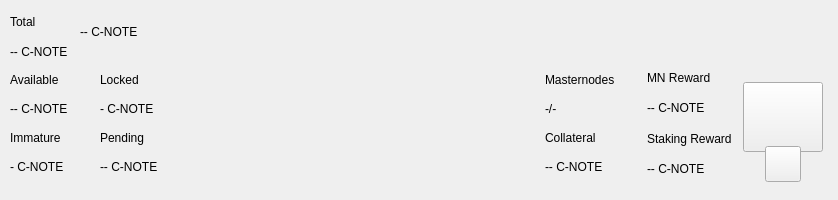
<?xml version="1.0" encoding="UTF-8"?>
<ui version="4.0">
 <class>TopBar</class>
 <widget class="QWidget" name="TopBar">
  <property name="geometry">
   <rect>
    <x>0</x>
    <y>0</y>
    <width>838</width>
    <height>200</height>
   </rect>
  </property>
  <property name="minimumSize">
   <size>
    <width>0</width>
    <height>200</height>
   </size>
  </property>
  <property name="maximumSize">
   <size>
    <width>16777215</width>
    <height>200</height>
   </size>
  </property>
  <property name="windowTitle">
   <string>Form</string>
  </property>
  <layout class="QVBoxLayout" name="verticalLayout_10" stretch="0">
   <property name="spacing">
    <number>0</number>
   </property>
   <property name="leftMargin">
    <number>0</number>
   </property>
   <property name="topMargin">
    <number>0</number>
   </property>
   <property name="rightMargin">
    <number>0</number>
   </property>
   <property name="bottomMargin">
    <number>0</number>
   </property>
   <item>
    <widget class="PFBorderImage" name="containerTop">
     <layout class="QVBoxLayout" name="verticalLayout_11">
      <property name="spacing">
       <number>0</number>
      </property>
      <property name="leftMargin">
       <number>0</number>
      </property>
      <property name="topMargin">
       <number>0</number>
      </property>
      <property name="rightMargin">
       <number>0</number>
      </property>
      <property name="bottomMargin">
       <number>0</number>
      </property>
      <item>
       <widget class="QWidget" name="top_container_2" native="true">
        <property name="minimumSize">
         <size>
          <width>0</width>
          <height>65</height>
         </size>
        </property>
        <layout class="QHBoxLayout" name="top_container">
         <property name="spacing">
          <number>0</number>
         </property>
         <property name="leftMargin">
          <number>10</number>
         </property>
         <property name="topMargin">
          <number>0</number>
         </property>
         <property name="rightMargin">
          <number>10</number>
         </property>
         <property name="bottomMargin">
          <number>0</number>
         </property>
         <item>
          <layout class="QHBoxLayout" name="horizontalLayout_4">
           <property name="spacing">
            <number>12</number>
           </property>
           <property name="rightMargin">
            <number>0</number>
           </property>
           <item>
            <widget class="QWidget" name="widgetAmount" native="true">
             <layout class="QVBoxLayout" name="verticalLayout_2">
              <property name="spacing">
               <number>2</number>
              </property>
              <property name="leftMargin">
               <number>0</number>
              </property>
              <property name="topMargin">
               <number>8</number>
              </property>
              <property name="rightMargin">
               <number>0</number>
              </property>
              <property name="bottomMargin">
               <number>0</number>
              </property>
              <item>
               <widget class="QLabel" name="labelTitle1">
                <property name="text">
                 <string>Total</string>
                </property>
               </widget>
              </item>
              <item>
               <widget class="QLabel" name="labelAmountCNote">
                <property name="text">
                 <string notr="true">-- C-NOTE</string>
                </property>
               </widget>
              </item>
             </layout>
            </widget>
           </item>
           <item alignment="Qt::AlignVCenter">
            <widget class="QWidget" name="widgetTopAmount" native="true">
             <property name="sizePolicy">
              <sizepolicy hsizetype="Preferred" vsizetype="Maximum">
               <horstretch>0</horstretch>
               <verstretch>0</verstretch>
              </sizepolicy>
             </property>
             <layout class="QHBoxLayout" name="horizontalLayout_5">
              <property name="spacing">
               <number>0</number>
              </property>
              <property name="leftMargin">
               <number>0</number>
              </property>
              <property name="topMargin">
               <number>0</number>
              </property>
              <property name="rightMargin">
               <number>0</number>
              </property>
              <property name="bottomMargin">
               <number>0</number>
              </property>
              <item alignment="Qt::AlignTop">
               <widget class="QLabel" name="labelAmountTopCNote">
                <property name="minimumSize">
                 <size>
                  <width>0</width>
                  <height>36</height>
                 </size>
                </property>
                <property name="styleSheet">
                 <string notr="true">padding:0px;margin:0px;</string>
                </property>
                <property name="text">
                 <string notr="true">-- C-NOTE</string>
                </property>
               </widget>
              </item>
             </layout>
            </widget>
           </item>
           <item>
            <spacer name="horizontalSpacer">
             <property name="orientation">
              <enum>Qt::Horizontal</enum>
             </property>
             <property name="sizeHint" stdset="0">
              <size>
               <width>40</width>
               <height>20</height>
              </size>
             </property>
            </spacer>
           </item>
           <item alignment="Qt::AlignRight">
            <widget class="QWidget" name="layoutSync" native="true">
             <property name="minimumSize">
              <size>
               <width>0</width>
               <height>36</height>
              </size>
             </property>
             <property name="maximumSize">
              <size>
               <width>16777215</width>
               <height>36</height>
              </size>
             </property>
             <layout class="QVBoxLayout" name="verticalLayout_9">
              <property name="leftMargin">
               <number>0</number>
              </property>
              <property name="topMargin">
               <number>0</number>
              </property>
              <property name="rightMargin">
               <number>0</number>
              </property>
              <property name="bottomMargin">
               <number>0</number>
              </property>
              <item>
               <widget class="ExpandableButton" name="pushButtonSync" native="true">
                <property name="minimumSize">
                 <size>
                  <width>36</width>
                  <height>36</height>
                 </size>
                </property>
                <property name="maximumSize">
                 <size>
                  <width>16777215</width>
                  <height>36</height>
                 </size>
                </property>
               </widget>
              </item>
             </layout>
            </widget>
           </item>
           <item>
            <widget class="ExpandableButton" name="pushButtonHDUpgrade" native="true">
             <property name="minimumSize">
              <size>
               <width>36</width>
               <height>36</height>
              </size>
             </property>
             <property name="maximumSize">
              <size>
               <width>16777215</width>
               <height>36</height>
              </size>
             </property>
            </widget>
           </item>
           <item>
            <widget class="ExpandableButton" name="pushButtonStack" native="true">
             <property name="minimumSize">
              <size>
               <width>36</width>
               <height>36</height>
              </size>
             </property>
             <property name="maximumSize">
              <size>
               <width>16777215</width>
               <height>36</height>
              </size>
             </property>
            </widget>
           </item>
           <item>
            <widget class="ExpandableButton" name="pushButtonConf" native="true">
             <property name="minimumSize">
              <size>
               <width>36</width>
               <height>36</height>
              </size>
             </property>
             <property name="maximumSize">
              <size>
               <width>16777215</width>
               <height>36</height>
              </size>
             </property>
            </widget>
           </item>
           <item>
            <widget class="ExpandableButton" name="pushButtonMasternodes" native="true">
             <property name="minimumSize">
              <size>
               <width>36</width>
               <height>36</height>
              </size>
             </property>
             <property name="maximumSize">
              <size>
               <width>16777215</width>
               <height>36</height>
              </size>
             </property>
            </widget>
           </item>
           <item>
            <widget class="ExpandableButton" name="pushButtonConnection" native="true">
             <property name="minimumSize">
              <size>
               <width>36</width>
               <height>36</height>
              </size>
             </property>
             <property name="maximumSize">
              <size>
               <width>16777215</width>
               <height>36</height>
              </size>
             </property>
            </widget>
           </item>
           <item>
            <widget class="ExpandableButton" name="pushButtonTor" native="true">
             <property name="minimumSize">
              <size>
               <width>36</width>
               <height>36</height>
              </size>
             </property>
             <property name="maximumSize">
              <size>
               <width>16777215</width>
               <height>36</height>
              </size>
             </property>
            </widget>
           </item>
           <item>
            <widget class="ExpandableButton" name="pushButtonLock" native="true">
             <property name="sizePolicy">
              <sizepolicy hsizetype="Expanding" vsizetype="Expanding">
               <horstretch>0</horstretch>
               <verstretch>0</verstretch>
              </sizepolicy>
             </property>
             <property name="minimumSize">
              <size>
               <width>36</width>
               <height>0</height>
              </size>
             </property>
             <property name="maximumSize">
              <size>
               <width>16777215</width>
               <height>36</height>
              </size>
             </property>
            </widget>
           </item>
           <item>
            <widget class="ExpandableButton" name="pushButtonTheme" native="true">
             <property name="minimumSize">
              <size>
               <width>36</width>
               <height>36</height>
              </size>
             </property>
             <property name="maximumSize">
              <size>
               <width>16777215</width>
               <height>36</height>
              </size>
             </property>
            </widget>
           </item>
		   <item>
            <widget class="ExpandableButton" name="pushButtonFAQ" native="true">
             <property name="minimumSize">
              <size>
               <width>36</width>
               <height>36</height>
              </size>
             </property>
             <property name="maximumSize">
              <size>
               <width>16777215</width>
               <height>36</height>
              </size>
             </property>
            </widget>
           </item>
          </layout>
         </item>
        </layout>
       </widget>
      </item>
      <item>
       <widget class="QWidget" name="bottom_container" native="true">
        <property name="minimumSize">
         <size>
          <width>0</width>
          <height>135</height>
         </size>
        </property>
        <layout class="QHBoxLayout" name="botton_container">
         <property name="leftMargin">
          <number>10</number>
         </property>
         <property name="topMargin">
          <number>0</number>
         </property>
         <property name="rightMargin">
          <number>10</number>
         </property>
         <property name="bottomMargin">
          <number>10</number>
         </property>
         <item>
          <layout class="QHBoxLayout" name="horizontalLayout_3">
           <property name="spacing">
            <number>0</number>
           </property>
           <property name="bottomMargin">
            <number>9</number>
           </property>
           <item>
            <layout class="QVBoxLayout" name="verticalLayout_7">
             <property name="spacing">
              <number>0</number>
             </property>
             <property name="leftMargin">
              <number>0</number>
             </property>
             <property name="rightMargin">
              <number>0</number>
             </property>
             <item>
              <layout class="QHBoxLayout" name="horizontalLayout_2">
               <property name="spacing">
                <number>0</number>
               </property>
               <item>
                <layout class="QVBoxLayout" name="verticalLayout_6">
                 <item>
                  <widget class="QLabel" name="labelTitle5">
                   <property name="text">
                    <string>Available</string>
                   </property>
                  </widget>
                 </item>
                 <item>
                  <widget class="QLabel" name="labelAvailableCNote">
                   <property name="text">
                    <string>-- C-NOTE</string>
                   </property>
                  </widget>
                 </item>
                 <item>
                  <widget class="QLabel" name="labelTitle4">
                   <property name="text">
                    <string>Immature</string>
                   </property>
                  </widget>
                 </item>
                 <item>
                  <widget class="QLabel" name="labelImmatureCNote">
                   <property name="text">
                    <string notr="true">- C-NOTE</string>
                   </property>
                  </widget>
                 </item>
                </layout>
               </item>
               <item>
                <layout class="QVBoxLayout" name="verticalLayout_8">
                 <property name="leftMargin">
                  <number>32</number>
                 </property>
                 <item>
                  <widget class="QLabel" name="labelTitle6">
                   <property name="text">
                    <string>Locked</string>
                   </property>
                  </widget>
                 </item>
                 <item>
                  <widget class="QLabel" name="labelLockedCNote">
                   <property name="text">
                    <string>- C-NOTE</string>
                   </property>
                  </widget>
                 </item>
                 <item>
                  <widget class="QLabel" name="labelTitle3">
                   <property name="text">
                    <string>Pending</string>
                   </property>
                  </widget>
                 </item>
                 <item>
                  <widget class="QLabel" name="labelPendingCNote">
                   <property name="text">
                    <string notr="true">-- C-NOTE</string>
                   </property>
                  </widget>
                 </item>
                </layout>
               </item>
              </layout>
             </item>
            </layout>
           </item>
          </layout>
         </item>
         <item>
          <spacer name="horizontalSpacer_2">
           <property name="orientation">
            <enum>Qt::Horizontal</enum>
           </property>
           <property name="sizeHint" stdset="0">
            <size>
             <width>40</width>
             <height>20</height>
            </size>
           </property>
          </spacer>
         </item>
         <item>
          <layout class="QHBoxLayout" name="horizontalLayout_6">
           <property name="spacing">
            <number>0</number>
           </property>
           <property name="rightMargin">
            <number>0</number>
           </property>
           <property name="bottomMargin">
            <number>9</number>
           </property>
           <item>
            <layout class="QVBoxLayout" name="verticalLayout_5">
             <item>
              <widget class="QLabel" name="labelMasternodesTitle">
               <property name="text">
                <string>Masternodes</string>
               </property>
              </widget>
             </item>
             <item>
              <widget class="QLabel" name="labelMasternodeCount">
               <property name="text">
                <string>-/-</string>
               </property>
              </widget>
             </item>
             <item>
              <widget class="QLabel" name="labelTitle8">
               <property name="text">
                <string>Collateral</string>
               </property>
              </widget>
             </item>
             <item>
              <widget class="QLabel" name="labelCollateralCNote">
               <property name="text">
                <string notr="true">-- C-NOTE</string>
               </property>
              </widget>
             </item>
            </layout>
           </item>
           <item>
            <widget class="QWidget" name="widgetNextCollateral" native="true">
             <layout class="QVBoxLayout" name="verticalLayout_12">
              <property name="leftMargin">
               <number>32</number>
              </property>
              <property name="topMargin">
               <number>0</number>
              </property>
              <property name="rightMargin">
               <number>0</number>
              </property>
              <property name="bottomMargin">
               <number>0</number>
              </property>
				 <item>
               <widget class="QLabel" name="labelMNReward">
                <property name="text">
                 <string>MN Reward</string>
                </property>
               </widget>
              </item>
              <item>
               <widget class="QLabel" name="labelMNRewardvalue">
                <property name="text">
                 <string>-- C-NOTE</string>
                </property>
               </widget>
              </item>
              <item>
               <widget class="QLabel" name="labelStakingReward">
                <property name="text">
                 <string>Staking Reward</string>
                </property>
               </widget>
              </item>
              <item>
               <widget class="QLabel" name="labelStakingRewardvalue">
                <property name="text">
                 <string notr="true">-- C-NOTE</string>
                </property>
               </widget>
              </item>
             </layout>
            </widget>
           </item>
          </layout>
         </item>
         <item>
          <widget class="QWidget" name="qrContainer" native="true">
           <property name="sizePolicy">
            <sizepolicy hsizetype="Preferred" vsizetype="Minimum">
             <horstretch>0</horstretch>
             <verstretch>0</verstretch>
            </sizepolicy>
           </property>
           <property name="minimumSize">
            <size>
             <width>90</width>
             <height>110</height>
            </size>
           </property>
           <property name="maximumSize">
            <size>
             <width>90</width>
             <height>110</height>
            </size>
           </property>
           <layout class="QVBoxLayout" name="containerQR">
            <property name="spacing">
             <number>0</number>
            </property>
            <property name="leftMargin">
             <number>5</number>
            </property>
            <property name="topMargin">
             <number>10</number>
            </property>
            <property name="rightMargin">
             <number>5</number>
            </property>
            <property name="bottomMargin">
             <number>0</number>
            </property>
            <item>
             <widget class="QPushButton" name="btnQr">
              <property name="minimumSize">
               <size>
                <width>70</width>
                <height>70</height>
               </size>
              </property>
              <property name="maximumSize">
               <size>
                <width>16777215</width>
                <height>70</height>
               </size>
              </property>
              <property name="focusPolicy">
               <enum>Qt::NoFocus</enum>
              </property>
              <property name="text">
               <string/>
              </property>
              <property name="iconSize">
               <size>
                <width>70</width>
                <height>70</height>
               </size>
              </property>
             </widget>
            </item>
            <item>
             <spacer name="verticalSpacer">
              <property name="orientation">
               <enum>Qt::Vertical</enum>
              </property>
              <property name="sizeType">
               <enum>QSizePolicy::Fixed</enum>
              </property>
              <property name="sizeHint" stdset="0">
               <size>
                <width>20</width>
                <height>20</height>
               </size>
              </property>
             </spacer>
            </item>
            <item alignment="Qt::AlignHCenter|Qt::AlignBottom">
             <widget class="QPushButton" name="pushButtonQR">
              <property name="minimumSize">
               <size>
                <width>36</width>
                <height>36</height>
               </size>
              </property>
              <property name="maximumSize">
               <size>
                <width>36</width>
                <height>36</height>
               </size>
              </property>
              <property name="focusPolicy">
               <enum>Qt::NoFocus</enum>
              </property>
              <property name="text">
               <string/>
              </property>
             </widget>
            </item>
           </layout>
          </widget>
         </item>
        </layout>
       </widget>
      </item>
     </layout>
    </widget>
   </item>
  </layout>
 </widget>
 <customwidgets>
  <customwidget>
   <class>ExpandableButton</class>
   <extends>QWidget</extends>
   <header>qt/c_note/expandablebutton.h</header>
   <container>1</container>
  </customwidget>
  <customwidget>
   <class>PFBorderImage</class>
   <extends>QFrame</extends>
   <header>qt/c_note/pfborderimage.h</header>
   <container>1</container>
  </customwidget>
 </customwidgets>
 <resources/>
 <connections/>
</ui>
